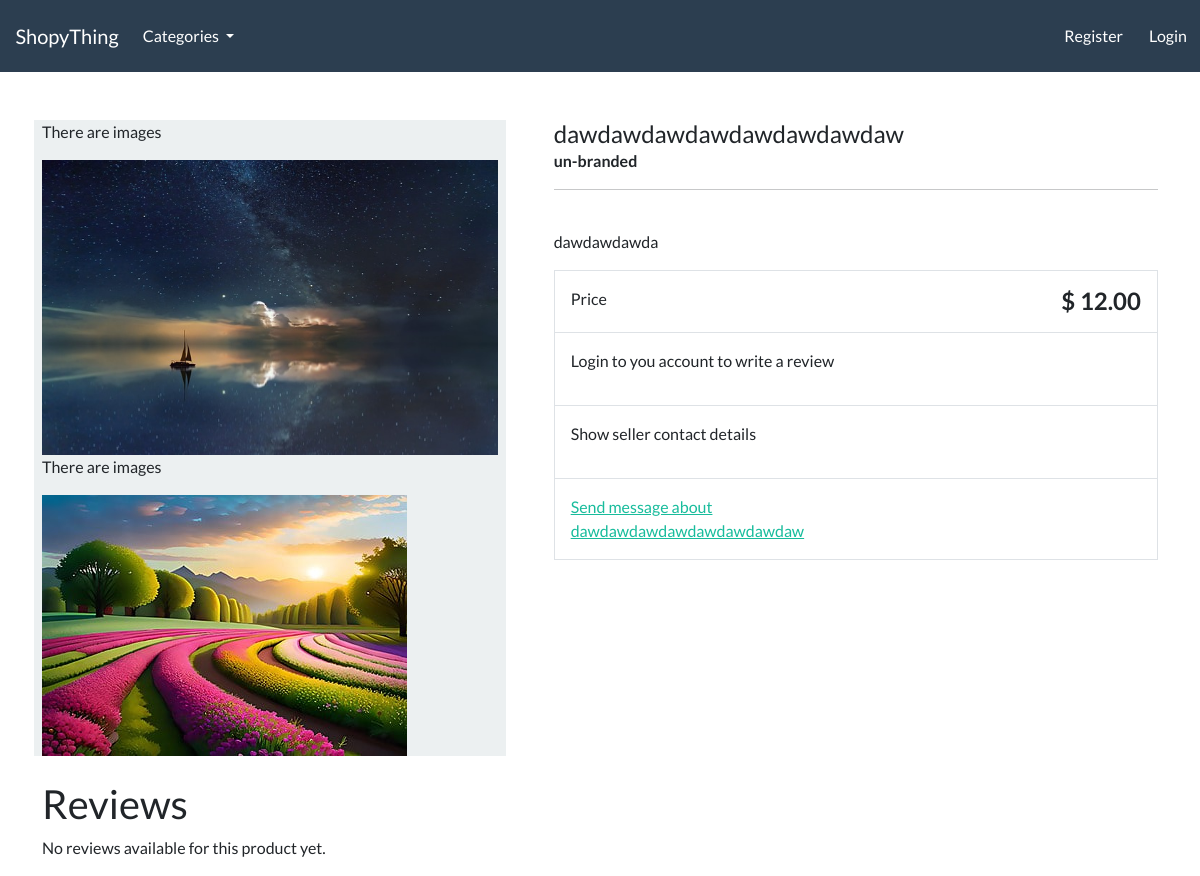
Page /product/dawdawdawdawdawdawdawdaw/ on the earlier database version.
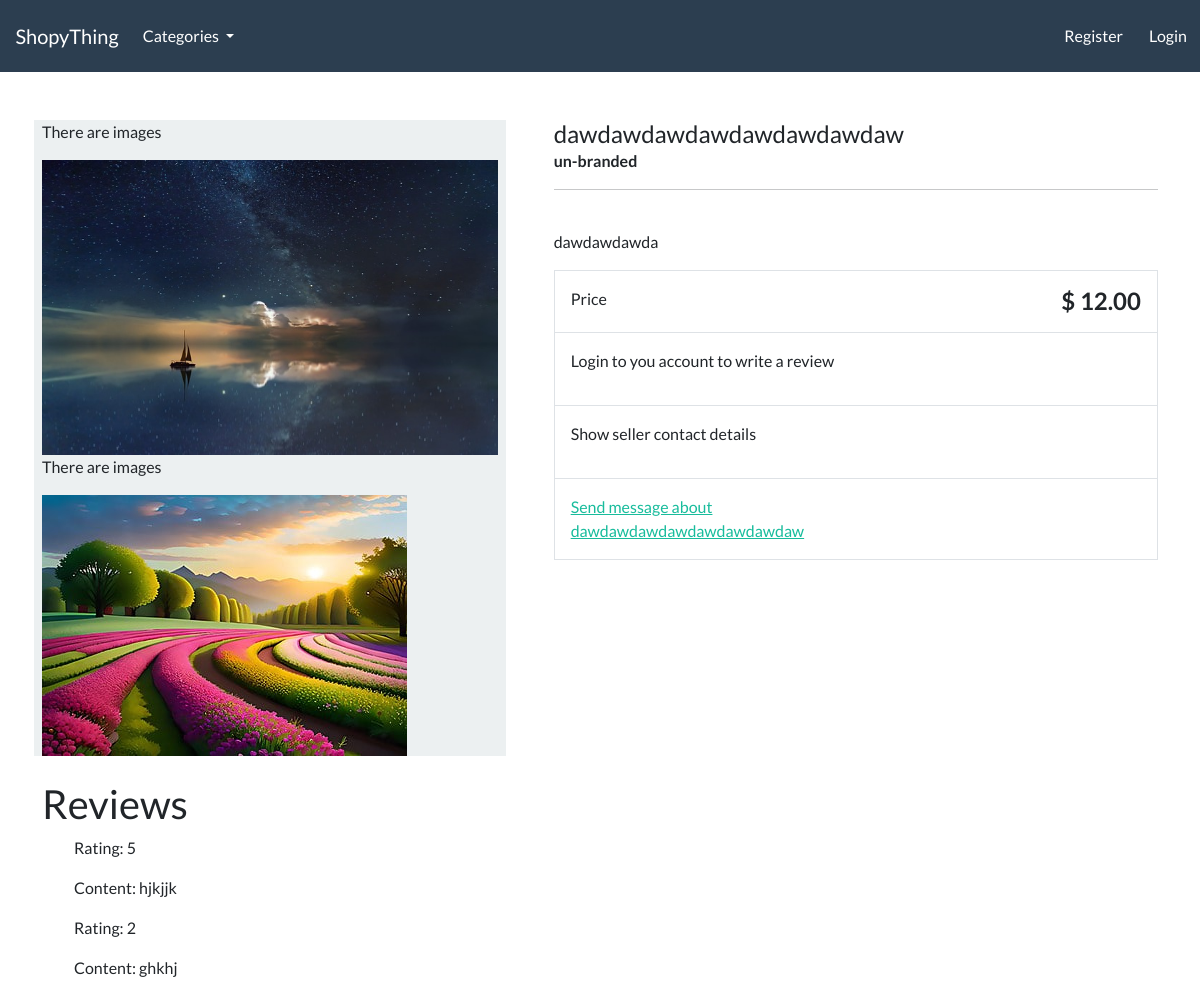
Same page on the later database version.
### store/models.py (models this page shows)
class Images(models.Model):
    product = models.ForeignKey(Product, default=None,on_delete=models.CASCADE,  related_name='images')
    image = models.ImageField(upload_to='images')

class ProductReview(models.Model):
    product = models.ForeignKey(Product, on_delete=models.CASCADE, related_name='reviews')
    author = models.ForeignKey(User, on_delete=models.CASCADE)
    rating = models.IntegerField(default=0, null=True)
    content = models.TextField()
    created_at = models.DateTimeField(auto_now_add=True)

### store/views.py (the view)
# urls.py: path('product/<slug:product_slug>/', views.product_info, name='product-info'),
def product_info(request, product_slug):
    product = get_object_or_404(Product, slug=product_slug)
    reviews = ProductReview.objects.filter(product=product)
    context = {'product': product, 'reviews': reviews}
    return render(request, 'store/product-info.html', context)

### store/models.py (called while the page is built)
    def get_absolute_url(self):
        return reverse('list-category', args=[self.slug])

### store/views.py (called while the page is built)
def categories(request):
    categories = Category.objects.all()
    return {'categories': categories}

### store/templates/store/product-info.html (shortened to what this page needs)
{% extends "./base.html" %}
{% load static %}
{% block content %}
<div class="container">
    <main class="pt-5">
        <div class="row g-3">
            <div class="col-md-5 col-lg-5 order-md-first bg-light">
                {% if product.images.all %}
                {% for image in product.images.all %}
                <p> There are images</p>
                    <img class="img-fluid" alt="Responsive image" src="{{ image.image.url }}">
                {% endfor %}
            {% else %}
                <img class="img-fluid" alt="Responsive image" src="{% static 'placeholder.jpg' %}">
            {% endif %}
            </div>
            <div class="col-md-7 col-lg-7 ps-md-3 ps-lg-5">
                <h1 class="mb-0 h4"> {{ product.title }}  </h1>
                <strong> {{ product.brand }} </strong>
                <hr>
                <br>
                <p> {{ product.description }} </p>
                <div class="border">
                    <div class="col border-bottom">
                        <div class="row p-3">
                            <div class="col-6"> Price </div>
                            <div class="col-6 text-end"><span class="h4 fw-bold">$ {{ product.price }} </span></div>
                        </div>
                    </div>
                    <div class="col border-bottom">
                        <div class="row p-3">
                            <div class="col-6 text-start">
                                {% if user.is_authenticated %}
                                <a href="{% url 'product-review' product_id=product.id %}" class="btn btn-primary mt-3">Write a review</a>
                                {% else %}
                                <p>Login to you account to write a review</p>
                                {% endif %}
                            </div>
                        </div>
                    </div>
                        <div class="col border-bottom">
                            <div class="row p-3">
                                    <div class="col-6 text-start">
                                        <p>Show seller contact details</p>
                                    </div>
                                </div>
                            </div>
                            <div class="row p-3">
                                    <div class="col-6 text-start">
                                        <a href="{% url 'create-message' product_slug=product.slug %}">Send message about {{ product.title }}</a>
                                </div>
                            </div>
                </div>
            </div>
        </div>
    </main>
    <br>
    <h2>Reviews</h2>
    {% if reviews %}
        <ul>
            {% for review in product.reviews.all %}
            <div>
                <p>Rating: {{ review.rating }}</p>
                <p>Content: {{ review.content }}</p>
            </div>
            {% endfor %}
        </ul>
    {% else %}
        <p>No reviews available for this product yet.</p>
    {% endif %}
</div>
{% endblock %}

Differences in the rows shown:
added ProductReview: rating "5", content "hjkjjk"
added ProductReview: rating "2", content "ghkhj"
Other differences:
text no longer shown: "No reviews available for this product yet."
